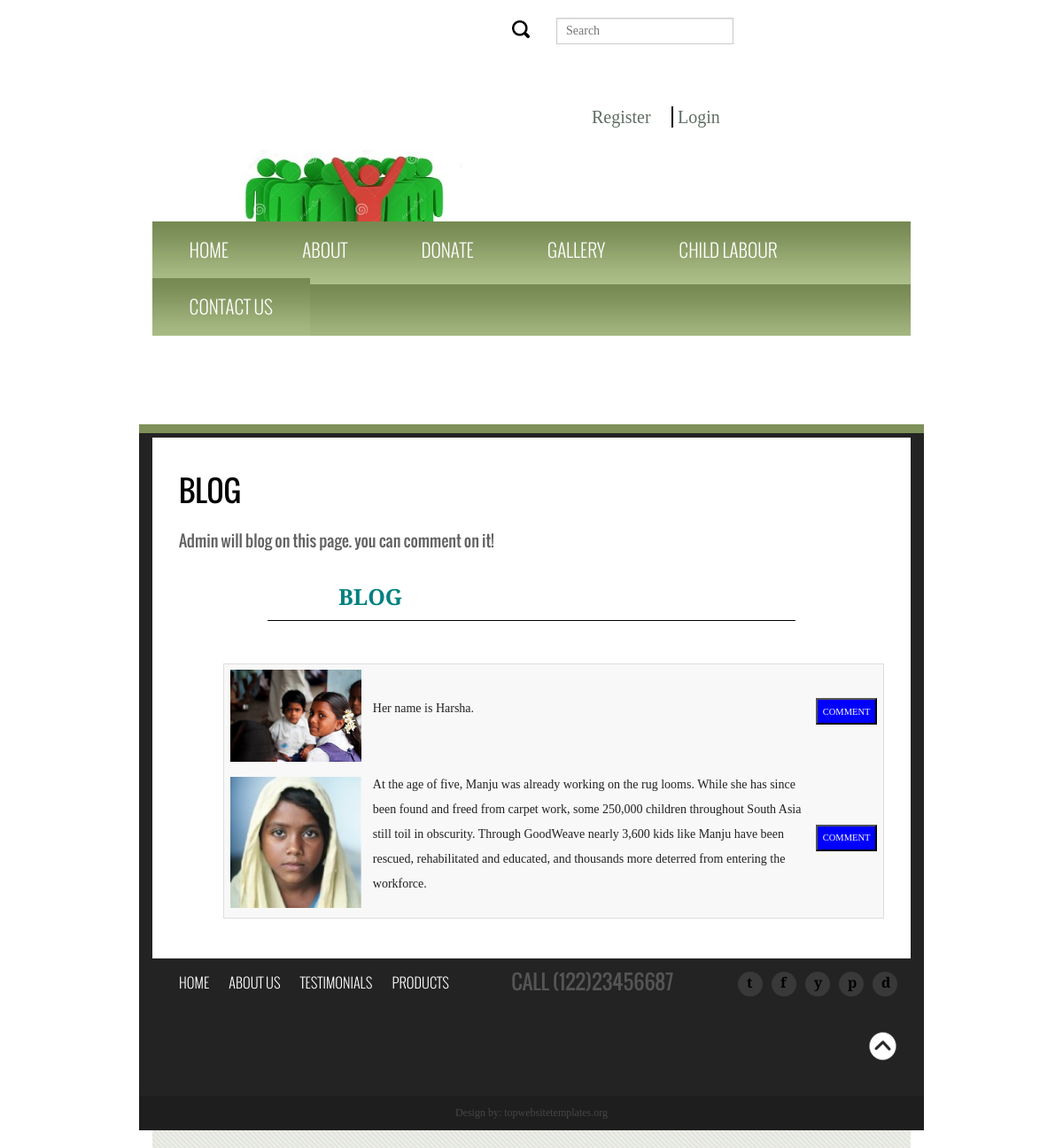
Screenshot of /350media/blog.php with the database file from the repository.
### tables this page shows
CREATE TABLE IF NOT EXISTS `blog` (
  `id` int(20) NOT NULL AUTO_INCREMENT,
  `IMAGE` varchar(50) NOT NULL,
  `content` varchar(600) NOT NULL,
  `link` varchar(20) NOT NULL,
  PRIMARY KEY (`id`)
);

### 350media/blog.php (the view, shortened to what this page needs)
<!DOCTYPE html>
<html>
<head>
<link rel="stylesheet" href="css/normalize.css">
<link rel="stylesheet" href="css/foundation.min.css">
<link rel="stylesheet" href="css/superfish.css">
<link rel="stylesheet" href="css/stylesheet.css">
</head>
<body>
<div class="page-content">
  <div class="row outterWrapper">
    <div class="columns twelve large-12">
      <div class="row top-menu">
    <div class="columns twelve large-12 content wrapper">
      <div class="row">
        <div class="columns twelve large-12">
          <h1 class="page-title">BLOG</h1>
          <div>
            <h2 class="sub-title">Admin will blog on this page. you can comment on it!
</h2>
          </div>
		  <?php
$con=mysql_connect("localhost","root","");
if($con)
{
  $sql="select * from blog ";
 $result=mysql_query($sql,$con) or die(mysql_error());
 echo'<div style="margin-left:100px;margin-right:100px;border-bottom:1px solid black;height:50px;">
 <div style="margin-left:80px;padding-top:10px;font-size:20px;float:left;"><b style="text-decoration:none;color:teal;font-size:25px;">
 BLOG</b>
 </div>
 </div>';
 if(mysql_num_rows($result)>0)
 {
 echo"<table style='margin-left:50px;'>";
 while($array=mysql_fetch_assoc($result))
 {$ID=$array['id'];
 $img=$array['IMAGE'];
 $link=$array['link'];
 $content=$array['content'];
  echo "<tr style='background-color:#f8f8f8;'>";
        echo "<td><img src=$img width='200' height='300'></td>";
         echo "<td style='width:500px;'><p style='font-size:14px;'>$content</p></td>";
		 echo "<td><form action='$link' method='GET'>
		 <input type='hidden' value='$ID' name='id'>
		 <input type='hidden' value='$img' name='img'>
		 <input type='hidden' value='$content' name='cont'>
		 <input type='submit' value='COMMENT' style='height:30px;background-color:blue;color:white;'></form></td>";
   echo "</tr>";
   echo "<br>";
 }
 echo "</table>";
 echo"</div>";
 }
 else
 {
 echo "<div style='margin-left:120px;margin_right:122px;color:teal;font-size:35px;'> NO BLOGs</div>";
 }
}
else
{
die (mysql_error());
}
?>
		  </div>
      </div>
      </div>
  </div>
  <footer class="row footer">
    <div class="columns large-12">
      <div class="row">
        <div class="columns large-5 small-12">
          <nav class="footer-bar">
            <section class="footer-bar-section">
              <ul class="inline-list">
                <li><a href="index.html">Home</a></li>
                <li><a href="about.html">About Us</a></li>
                <li><a href="#">Testimonials</a></li>
                <li><a href="#">Products</a></li>
              </ul>
            </section>
          </nav>
        </div>
        <div class="columns large-4 small-12">
          <h4 class="footer-call">call (122)23456687</h4>
        </div>
        <div class="columns footer-social large-3 small-12 pr0">
          <ul class="facebook">
            <li><a href="#">t</a></li>
            <li><a href="#">f</a></li>
            <li><a href="#">y</a></li>
            <li><a href="#">p</a></li>
            <li class="last-child"><a href="#">d</a></li>
          </ul>
        </div>
      </div>
      <div class="row footer-meta">
        <div class="columns one large-1 right pr0"> <a href="#" class="right"><img src="images/scrolltop.png" alt="" class="scrolltop"></a> </div>
      </div>
    </div>
  </footer>
  <div class="row footer-theme-credits">
    <p>Design by: <a href="http://topwebsitetemplates.org">topwebsitetemplates.org</a></p>
  </div>
</div>
</body>
</html>

### 350media/css/superfish.css (style rules this page uses)
.sf-menu, .sf-menu * { margin: 0; padding: 0; list-style: none; }
.sf-menu li { position: relative; }
.sf-menu > li { float: left; }
.sf-menu a { display: block; position: relative; }
.sf-menu { float: left; margin-bottom: 1em; }
.sf-menu a { border-left: 1px solid #fff; border-top: 1px solid #dFeEFF; border-top: 1px solid rgba(255,255,255,.5); padding: .75em 1em; text-decoration: none; zoom: 1; }
.sf-menu a { color: #13a; }
.sf-menu li { background: #BDD2FF; white-space: nowrap; *white-space: normal; -webkit-transition: background .2s; transition: background .2s; }

### 350media/css/stylesheet.css (style rules this page uses)
.row { width: 100%; }
body { background: #ddd url('../images/bgPattern.png'); line-height: 1.5em; font-family:'Droid Serif', serif; }
h1,h2,h3,h4,h5,h6 { font-family: 'oswaldregular', sans-serif; color:rgb(97, 97, 97); font-weight: normal; }
h1.page-title { color:#000; font-family: 'oswaldregular',sans-serif; text-transform: uppercase; }
h2.sub-title { font-size: 18px; line-height: 2em; margin-bottom: 22px; }
input[type="text"], input[type="password"], input[type="date"], input[type="datetime"], input[type="datetime-local"], input[type="month"], input[type="week"], input[type="email"], input[type="number"], input[type="search"], input[type="tel"], input[type="time"], input[type="url"] { padding: 0px 10px; }
a { color: #5f6d63; }
.columns.plr0 { padding-left: 0; padding-right:0; }
.pr0,.columns.pr0 { padding-right: 0; }
.sf-menu { margin-bottom: 0; }
.top-nav,.sf-menu li { background: url('../images/menuBg.png'); }
.sf-menu a { color: #fff; border:none; font-family: 'oswaldlight', sans-serif; text-transform: uppercase; font-size: 1.3em; padding-left: 2em; padding-right: 2em; }
.columns.wrapper { padding: 30px; background: #fff; margin-bottom: 15px; margin-top: 15px; }
.columns.content { font-size: .75em; }
.content p { line-height: 2em; }
footer.footer { background: #232323; padding: 40px 30px; border-top: 10px solid #7e9159; }
.footer nav.footer-bar a { font-family: 'OswaldLight', sans-serif; color: #fff; text-transform: uppercase; }
h4.footer-call { line-height: 1em; margin: 0; text-transform: uppercase; text-align: center; color:#555; }
.footer ul.facebook { float: right; }
.footer ul.facebook li { color: #000; list-style:none; float:left; margin-right:10px; width:28px; height:28px; border-radius:20px; background:#393939; position:relative; cursor:pointer; color:#000; }
.footer ul.facebook li:last-child { margin-right:0; }
.footer ul.facebook li a { margin:auto; width:28px; height:28px; padding-left:10px; font-weight:bolder; color: inherit; }
.row.footer-meta { margin-top:20px; }
.footer-theme-credits { text-align: center; background: #1F1E1E; padding: 10px 0; }
.footer-theme-credits p { margin-bottom: 0; color: #464646; font-size: 12px; }
.footer-theme-credits p a { color: #464646; }
.page-content { background: #ddd url('../images/bgPattern.png'); line-height: 1.5em; font-family: 'Droid Serif', serif; }

### rows the page displays
blog: IMAGE (picture), content "Her name is Harsha."
blog: IMAGE (picture), content "At the age of five, Manju was already working on the rug looms. While she has since been found and freed from carpet work, some 250,000 children throughout South Asia still toil in obscurity. Through GoodWeave nearly 3,600 kids like Manju have been rescued, rehabilitated and educated, and thousands more deterred from entering the workforce."
